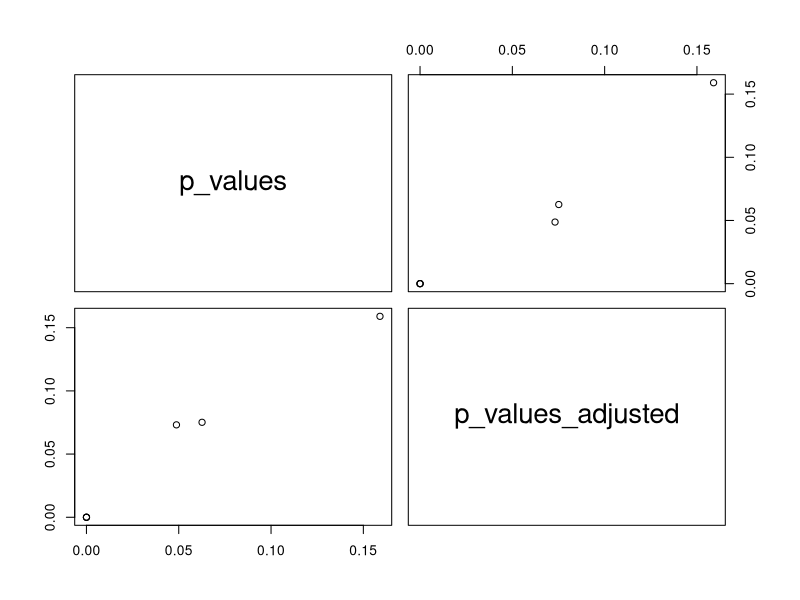

Source code (R):
require(lattice)
require(ggplot2)

#Read meta data and get grouped samples
Samples <- read.csv("./gse_matrix2.csv", header = TRUE)
Samples <- Samples[,-c(1:40)]
Samples <- Samples[,-c(2,3)]

#C1 = Cluster 1, C2 = Cluster 2
#Each sample's cluster according to Kmeans
Kmeans<-c("C1","C1","C1","C1","C1","C1","C2",
          "C1","C1","C2","C1","C2","C2","C2",
          "C2","C2","C1","C1","C1","C2","C2",
          "C2","C1","C1","C2","C1","C1","C2",
          "C1","C1","C2","C1","C1","C1","C1",
          "C1","C1","C1","C1","C1","C1","C1",
          "C1","C2","C2","C2","C1","C2","C1",
          "C1","C1","C1","C2")

#Chi-square of Samples vs. Kmeans
chisq.test(Samples,Kmeans, correct=FALSE)

#Each sample's cluster according to Hclust
Hclust<-c("C1","C1","C1","C1","C1","C1","C2",
          "C1","C1","C2","C1","C2","C2","C2",
          "C2","C2","C1","C1","C1","C2","C2",
          "C1","C1","C1","C2","C1","C1","C1",
          "C1","C1","C2","C1","C1","C1","C1",
          "C1","C1","C1","C1","C1","C1","C1",
          "C1","C2","C2","C1","C1","C1","C1",
          "C1","C1","C1","C1")

#Chi-square of Samples vs. Hclust
chisq.test(Samples,Hclust, correct=FALSE)

#Each sample's cluster according to PAM
PAM<-c("C1","C1","C1","C1","C1","C1","C2",
       "C1","C1","C2","C1","C2","C2","C2",
       "C2","C2","C1","C1","C1","C2","C2",
       "C2","C1","C1","C2","C1","C1","C1",
       "C1","C1","C2","C1","C1","C1","C1",
       "C1","C1","C1","C1","C1","C1","C1",
       "C1","C2","C2","C2","C1","C2","C1",
       "C1","C1","C1","C2")

#Chi-square of Samples vs. PAM
chisq.test(Samples,PAM, correct=FALSE)

#Chi-square of Kmeans vs. Hclust
chisq.test(Kmeans,Hclust, correct=FALSE)

#Chi-square of Kmeans vs. PAM
chisq.test(Kmeans,PAM, correct=FALSE)

#Chi-square of Hclust vs. PAM
chisq.test(Hclust,PAM, correct=FALSE)

#P values fro chi-squared tests
p_values <-c(0.159,0.04875,0.06262,7.152e-09,3.036e-12,1.54e-09)
#P values adjusted according to Benjamini Hochberg method
p_values_adjusted <- p.adjust(p_values,method="fdr")

Tests <- c("Samples/Kmeans", "Samples/Hclust", "Samples/PAM",
           "Kmeans/Hclust", "Kmeans/PAM", "Hclust/PAM")

#Statistical test results table
stat_test_results <- data.frame(Tests,p_values,p_values_adjusted)

#Enrichment plot
pairs(stat_test_results[2:3], pch = 21)
